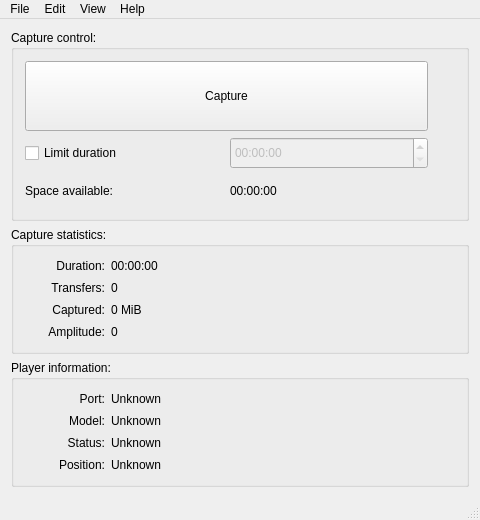
<?xml version="1.0" encoding="UTF-8"?>
<ui version="4.0">
 <class>MainWindow</class>
 <widget class="QMainWindow" name="MainWindow">
  <property name="geometry">
   <rect>
    <x>0</x>
    <y>0</y>
    <width>480</width>
    <height>520</height>
   </rect>
  </property>
  <property name="minimumSize">
   <size>
    <width>480</width>
    <height>520</height>
   </size>
  </property>
  <property name="windowTitle">
   <string>Domesday Duplicator</string>
  </property>
  <property name="windowIcon">
   <iconset resource="resources.qrc">
    <normaloff>:/graphics/ApplicationIcon/Graphics/ApplicationIcon/DomesdayDuplicator_128x128.png</normaloff>:/graphics/ApplicationIcon/Graphics/ApplicationIcon/DomesdayDuplicator_128x128.png</iconset>
  </property>
  <widget class="QWidget" name="centralWidget">
   <layout class="QVBoxLayout" name="verticalLayout">
    <item>
     <widget class="QGroupBox" name="captureControlGroupBox">
      <property name="sizePolicy">
       <sizepolicy hsizetype="Preferred" vsizetype="Preferred">
        <horstretch>0</horstretch>
        <verstretch>60</verstretch>
       </sizepolicy>
      </property>
      <property name="minimumSize">
       <size>
        <width>0</width>
        <height>0</height>
       </size>
      </property>
      <property name="title">
       <string>Capture control:</string>
      </property>
      <layout class="QHBoxLayout" name="captureControlHorizontalLayout">
       <property name="spacing">
        <number>20</number>
       </property>
       <item>
        <layout class="QVBoxLayout" name="captureControlVerticalLayout">
         <property name="spacing">
          <number>6</number>
         </property>
         <item>
          <widget class="QPushButton" name="capturePushButton">
           <property name="sizePolicy">
            <sizepolicy hsizetype="Expanding" vsizetype="Expanding">
             <horstretch>0</horstretch>
             <verstretch>0</verstretch>
            </sizepolicy>
           </property>
           <property name="minimumSize">
            <size>
             <width>0</width>
             <height>0</height>
            </size>
           </property>
           <property name="text">
            <string>Capture</string>
           </property>
          </widget>
         </item>
         <item>
          <layout class="QGridLayout" name="captureControlGridLayout">
           <item row="0" column="0">
            <widget class="QCheckBox" name="limitDurationCheckBox">
             <property name="sizePolicy">
              <sizepolicy hsizetype="Preferred" vsizetype="Preferred">
               <horstretch>0</horstretch>
               <verstretch>0</verstretch>
              </sizepolicy>
             </property>
             <property name="text">
              <string>Limit duration</string>
             </property>
            </widget>
           </item>
           <item row="0" column="1">
            <widget class="QTimeEdit" name="durationLimitTimeEdit">
             <property name="enabled">
              <bool>false</bool>
             </property>
             <property name="sizePolicy">
              <sizepolicy hsizetype="Preferred" vsizetype="Expanding">
               <horstretch>0</horstretch>
               <verstretch>0</verstretch>
              </sizepolicy>
             </property>
             <property name="displayFormat">
              <string>HH:mm:ss</string>
             </property>
            </widget>
           </item>
           <item row="1" column="0">
            <widget class="QLabel" name="spaceAvailablePreLabel">
             <property name="text">
              <string>Space available:</string>
             </property>
            </widget>
           </item>
           <item row="1" column="1">
            <widget class="QLabel" name="spaceAvailableLabel">
             <property name="sizePolicy">
              <sizepolicy hsizetype="Preferred" vsizetype="Expanding">
               <horstretch>0</horstretch>
               <verstretch>0</verstretch>
              </sizepolicy>
             </property>
             <property name="text">
              <string>00:00:00</string>
             </property>
            </widget>
           </item>
          </layout>
         </item>
        </layout>
       </item>
       <item>
        <widget class="QLabel" name="dddLogoLabel">
         <property name="text">
          <string/>
         </property>
         <property name="pixmap">
          <pixmap resource="resources.qrc">:/graphics/logo/Graphics/Domesday Duplicator logo colour 150px.png</pixmap>
         </property>
         <property name="alignment">
          <set>Qt::AlignCenter</set>
         </property>
         <property name="margin">
          <number>0</number>
         </property>
        </widget>
       </item>
      </layout>
     </widget>
    </item>
    <item>
     <widget class="QGroupBox" name="captureStatsGroupBox">
      <property name="sizePolicy">
       <sizepolicy hsizetype="Preferred" vsizetype="Preferred">
        <horstretch>0</horstretch>
        <verstretch>40</verstretch>
       </sizepolicy>
      </property>
      <property name="minimumSize">
       <size>
        <width>0</width>
        <height>0</height>
       </size>
      </property>
      <property name="maximumSize">
       <size>
        <width>16777215</width>
        <height>16777215</height>
       </size>
      </property>
      <property name="title">
       <string>Capture statistics:</string>
      </property>
      <layout class="QHBoxLayout" name="captureStatsHorizontalLayout">
       <item>
        <layout class="QGridLayout" name="captureStatsGridLayout" columnminimumwidth="80,0">
         <item row="0" column="0">
          <widget class="QLabel" name="durationPreLabel">
           <property name="minimumSize">
            <size>
             <width>0</width>
             <height>0</height>
            </size>
           </property>
           <property name="text">
            <string>Duration:</string>
           </property>
           <property name="alignment">
            <set>Qt::AlignRight|Qt::AlignTrailing|Qt::AlignVCenter</set>
           </property>
          </widget>
         </item>
         <item row="0" column="1">
          <widget class="QLabel" name="durationLabel">
           <property name="sizePolicy">
            <sizepolicy hsizetype="Expanding" vsizetype="Preferred">
             <horstretch>0</horstretch>
             <verstretch>0</verstretch>
            </sizepolicy>
           </property>
           <property name="text">
            <string>00:00:00</string>
           </property>
          </widget>
         </item>
         <item row="1" column="0">
          <widget class="QLabel" name="numberOfTransfersPreLabel">
           <property name="minimumSize">
            <size>
             <width>0</width>
             <height>0</height>
            </size>
           </property>
           <property name="text">
            <string>Transfers:</string>
           </property>
           <property name="alignment">
            <set>Qt::AlignRight|Qt::AlignTrailing|Qt::AlignVCenter</set>
           </property>
          </widget>
         </item>
         <item row="1" column="1">
          <widget class="QLabel" name="numberOfTransfersLabel">
           <property name="sizePolicy">
            <sizepolicy hsizetype="Expanding" vsizetype="Preferred">
             <horstretch>0</horstretch>
             <verstretch>0</verstretch>
            </sizepolicy>
           </property>
           <property name="text">
            <string>0</string>
           </property>
          </widget>
         </item>
         <item row="2" column="0">
          <widget class="QLabel" name="dataCapturedPreLabel">
           <property name="minimumSize">
            <size>
             <width>0</width>
             <height>0</height>
            </size>
           </property>
           <property name="text">
            <string>Captured:</string>
           </property>
           <property name="alignment">
            <set>Qt::AlignRight|Qt::AlignTrailing|Qt::AlignVCenter</set>
           </property>
          </widget>
         </item>
         <item row="2" column="1">
          <widget class="QLabel" name="dataCapturedLabel">
           <property name="sizePolicy">
            <sizepolicy hsizetype="Expanding" vsizetype="Preferred">
             <horstretch>0</horstretch>
             <verstretch>0</verstretch>
            </sizepolicy>
           </property>
           <property name="text">
            <string>0 MiB</string>
           </property>
          </widget>
         </item>
         <item row="3" column="0">
          <widget class="QLabel" name="meanAmplitudePreLabel">
           <property name="minimumSize">
            <size>
             <width>0</width>
             <height>0</height>
            </size>
           </property>
           <property name="text">
            <string>Amplitude:</string>
           </property>
           <property name="alignment">
            <set>Qt::AlignRight|Qt::AlignTrailing|Qt::AlignVCenter</set>
           </property>
          </widget>
         </item>
         <item row="3" column="1">
          <widget class="QLabel" name="meanAmplitudeLabel">
           <property name="sizePolicy">
            <sizepolicy hsizetype="Expanding" vsizetype="Preferred">
             <horstretch>0</horstretch>
             <verstretch>0</verstretch>
            </sizepolicy>
           </property>
           <property name="text">
            <string>0</string>
           </property>
          </widget>
         </item>
        </layout>
       </item>
       <item>
        <widget class="AmplitudeMeasurement" name="am" native="true">
         <property name="minimumSize">
          <size>
           <width>180</width>
           <height>0</height>
          </size>
         </property>
        </widget>
       </item>
      </layout>
     </widget>
    </item>
    <item>
     <widget class="QGroupBox" name="playerInfoGroupBox">
      <property name="enabled">
       <bool>true</bool>
      </property>
      <property name="sizePolicy">
       <sizepolicy hsizetype="Preferred" vsizetype="Preferred">
        <horstretch>0</horstretch>
        <verstretch>40</verstretch>
       </sizepolicy>
      </property>
      <property name="minimumSize">
       <size>
        <width>0</width>
        <height>0</height>
       </size>
      </property>
      <property name="maximumSize">
       <size>
        <width>16777215</width>
        <height>16777215</height>
       </size>
      </property>
      <property name="title">
       <string>Player information:</string>
      </property>
      <layout class="QHBoxLayout" name="playerInfoHorizontalLayout">
       <item>
        <layout class="QGridLayout" name="playerInfoGridLayout" columnminimumwidth="80,0">
         <item row="0" column="0">
          <widget class="QLabel" name="playerPortPreLabel">
           <property name="minimumSize">
            <size>
             <width>0</width>
             <height>0</height>
            </size>
           </property>
           <property name="text">
            <string>Port:</string>
           </property>
           <property name="alignment">
            <set>Qt::AlignRight|Qt::AlignTrailing|Qt::AlignVCenter</set>
           </property>
          </widget>
         </item>
         <item row="0" column="1">
          <widget class="QLabel" name="playerPortLabel">
           <property name="sizePolicy">
            <sizepolicy hsizetype="Expanding" vsizetype="Preferred">
             <horstretch>0</horstretch>
             <verstretch>0</verstretch>
            </sizepolicy>
           </property>
           <property name="text">
            <string>Unknown</string>
           </property>
          </widget>
         </item>
         <item row="1" column="0">
          <widget class="QLabel" name="playerModelPreLabel">
           <property name="minimumSize">
            <size>
             <width>0</width>
             <height>0</height>
            </size>
           </property>
           <property name="text">
            <string>Model:</string>
           </property>
           <property name="alignment">
            <set>Qt::AlignRight|Qt::AlignTrailing|Qt::AlignVCenter</set>
           </property>
          </widget>
         </item>
         <item row="1" column="1">
          <widget class="QLabel" name="playerModelLabel">
           <property name="sizePolicy">
            <sizepolicy hsizetype="Expanding" vsizetype="Preferred">
             <horstretch>0</horstretch>
             <verstretch>0</verstretch>
            </sizepolicy>
           </property>
           <property name="text">
            <string>Unknown</string>
           </property>
          </widget>
         </item>
         <item row="2" column="0">
          <widget class="QLabel" name="playerStatusPreLabel">
           <property name="minimumSize">
            <size>
             <width>0</width>
             <height>0</height>
            </size>
           </property>
           <property name="text">
            <string>Status:</string>
           </property>
           <property name="alignment">
            <set>Qt::AlignRight|Qt::AlignTrailing|Qt::AlignVCenter</set>
           </property>
          </widget>
         </item>
         <item row="2" column="1">
          <widget class="QLabel" name="playerStatusLabel">
           <property name="sizePolicy">
            <sizepolicy hsizetype="Expanding" vsizetype="Preferred">
             <horstretch>0</horstretch>
             <verstretch>0</verstretch>
            </sizepolicy>
           </property>
           <property name="text">
            <string>Unknown</string>
           </property>
          </widget>
         </item>
         <item row="3" column="0">
          <widget class="QLabel" name="playerPositionPreLabel">
           <property name="minimumSize">
            <size>
             <width>0</width>
             <height>0</height>
            </size>
           </property>
           <property name="text">
            <string>Position:</string>
           </property>
           <property name="alignment">
            <set>Qt::AlignRight|Qt::AlignTrailing|Qt::AlignVCenter</set>
           </property>
          </widget>
         </item>
         <item row="3" column="1">
          <widget class="QLabel" name="playerPositionLabel">
           <property name="sizePolicy">
            <sizepolicy hsizetype="Expanding" vsizetype="Preferred">
             <horstretch>0</horstretch>
             <verstretch>0</verstretch>
            </sizepolicy>
           </property>
           <property name="text">
            <string>Unknown</string>
           </property>
          </widget>
         </item>
        </layout>
       </item>
      </layout>
     </widget>
    </item>
   </layout>
  </widget>
  <widget class="QMenuBar" name="menuBar">
   <property name="geometry">
    <rect>
     <x>0</x>
     <y>0</y>
     <width>480</width>
     <height>19</height>
    </rect>
   </property>
   <widget class="QMenu" name="menuFile">
    <property name="title">
     <string>File</string>
    </property>
    <addaction name="actionExit"/>
   </widget>
   <widget class="QMenu" name="menuEdit">
    <property name="title">
     <string>Edit</string>
    </property>
    <addaction name="actionTest_mode"/>
    <addaction name="actionOne_Vpp_range"/>
    <addaction name="actionPreferences"/>
   </widget>
   <widget class="QMenu" name="menuView">
    <property name="title">
     <string>View</string>
    </property>
    <addaction name="actionAdvanced_naming"/>
    <addaction name="actionPlayer_remote"/>
    <addaction name="actionAutomatic_capture"/>
   </widget>
   <widget class="QMenu" name="menuHelp">
    <property name="title">
     <string>Help</string>
    </property>
    <addaction name="actionAbout"/>
   </widget>
   <addaction name="menuFile"/>
   <addaction name="menuEdit"/>
   <addaction name="menuView"/>
   <addaction name="menuHelp"/>
  </widget>
  <widget class="QStatusBar" name="statusBar"/>
  <action name="actionExit">
   <property name="text">
    <string>Exit</string>
   </property>
  </action>
  <action name="actionPreferences">
   <property name="text">
    <string>Preferences</string>
   </property>
  </action>
  <action name="actionPlayer_remote">
   <property name="text">
    <string>Player remote</string>
   </property>
  </action>
  <action name="actionLog_file">
   <property name="text">
    <string>Log file</string>
   </property>
  </action>
  <action name="actionAbout">
   <property name="text">
    <string>About</string>
   </property>
  </action>
  <action name="actionTest_mode">
   <property name="checkable">
    <bool>true</bool>
   </property>
   <property name="text">
    <string>Test mode</string>
   </property>
  </action>
  <action name="actionOne_Vpp_range">
   <property name="checkable">
    <bool>true</bool>
   </property>
   <property name="text">
    <string>1 Vpp input range</string>
   </property>
   <property name="toolTip">
    <string>ADC input range select (RSEL). Checked = 1 Vpp, unchecked = 2 Vpp. Only has an effect on boards fitted with the ADS828.</string>
   </property>
  </action>
  <action name="actionAutomatic_capture">
   <property name="text">
    <string>Automatic capture</string>
   </property>
  </action>
  <action name="actionAdvanced_naming">
   <property name="text">
    <string>Advanced naming</string>
   </property>
  </action>
 </widget>
 <layoutdefault spacing="6" margin="11"/>
 <customwidgets>
  <customwidget>
   <class>AmplitudeMeasurement</class>
   <extends>QWidget</extends>
   <header>amplitudemeasurement.h</header>
   <container>1</container>
  </customwidget>
 </customwidgets>
 <tabstops>
  <tabstop>capturePushButton</tabstop>
  <tabstop>limitDurationCheckBox</tabstop>
  <tabstop>durationLimitTimeEdit</tabstop>
 </tabstops>
 <resources>
  <include location="resources.qrc"/>
 </resources>
 <connections/>
</ui>
